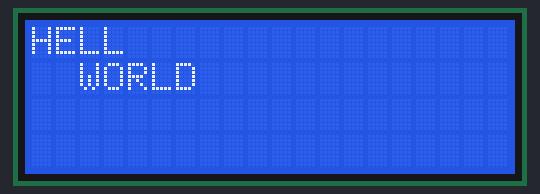
The sketch below on a simulated Arduino Uno, built with avr-gcc and run on an emulated ATmega328P. Parts: 20×4 character LCD.

Above: at 0.1 s.
At 2.1 s:
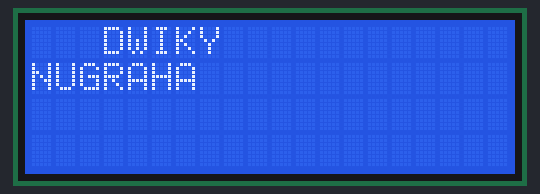

Measured:
- what the display in image 1 shows lasts 2.0 s, from 2.1 s to 4.1 s

The sketch:

test-lcd-16x2.ino
```cpp
#include <LiquidCrystal_I2C.h>

LiquidCrystal_I2C lcd(0x27,20,4);

void setup() {
  lcd.init();
  lcd.backlight();
}

void loop() {
  lcd.clear();
  lcd.setCursor(0,0);
  lcd.print("HELL");
  lcd.setCursor(2,1);
  lcd.print("WORLD");
  delay(2000);

  lcd.clear();
  lcd.setCursor(3,0);
  lcd.print("DWIKY");
  lcd.setCursor(0,1);
  lcd.print("NUGRAHA");
  delay(2000);
}
```
